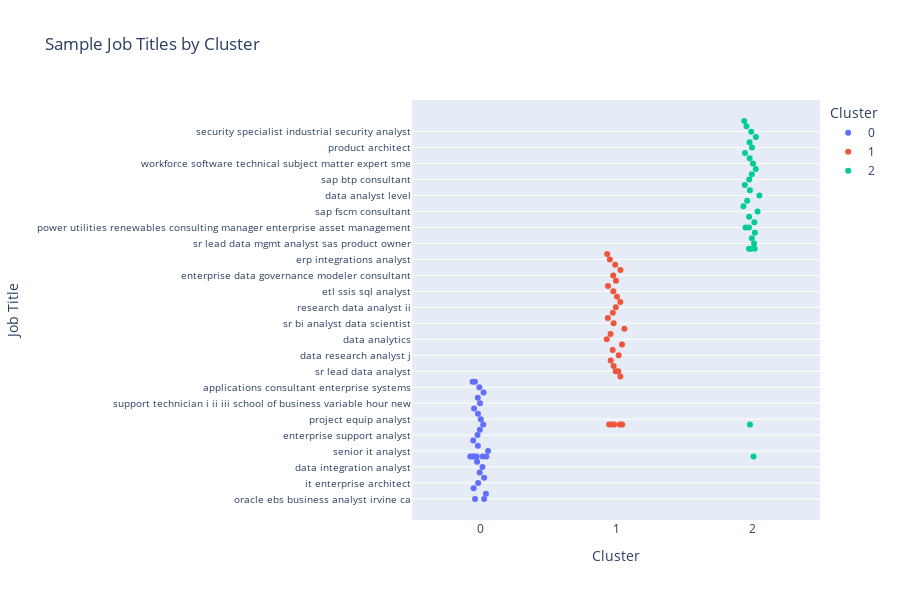

The notebook cell saved with this chart:
### Code cell
import plotly.express as px
import pandas as pd

# Sample 10 titles per cluster
title_samples = df.groupby('cluster')['TITLE_CLEAN'].apply(lambda x: x.dropna().head(30)).reset_index()

# Plotly strip plot (aka dot plot)
fig = px.strip(
    title_samples,
    x='cluster',
    y='TITLE_CLEAN',
    stripmode='overlay',
    orientation='v',
    title="Sample Job Titles by Cluster",
    labels={"TITLE_CLEAN": "Job Title", "cluster": "Cluster"},
    color='cluster'
)

fig.update_traces(jitter=0.3, marker=dict(size=8, opacity=0.7), selector=dict(type='scatter'))
fig.update_layout(height=600, width=900, yaxis_tickfont_size=10)
fig.show()

### Figure 1 — Plotly figure (JSON) as saved in the notebook; plotly's stock layout.template omitted (floating-point values rounded to 4 significant figures)
{"data": [{"alignmentgroup": "True", "boxpoints": "all", "fillcolor": "rgba(255,255,255,0)", "hoveron": "points", "hovertemplate": "Cluster=%{x}<br>Job Title=%{y}<extra></extra>", "legendgroup": "0", "line": {"color": "rgba(255,255,255,0)"}, "marker": {"color": "#636efa"}, "name": "0", "offsetgroup": "0", "orientation": "v", "pointpos": 0, "showlegend": true, "type": "box", "x": [0, 0, 0, 0, 0, 0, 0, 0, 0, 0, 0, 0, 0, 0, 0, 0, 0, 0, 0, 0, 0, 0, 0, 0, 0, 0, 0, 0, 0, 0], "x0": " ", "xaxis": "x", "y": ["oracle ebs business analyst irvine ca", "oracle ebs business analyst irvine ca", "dod dhs data analyst mid level", "itd planning pm pmp", "it enterprise architect", "success factors tech lead", "data analyst iii", "data integration analyst", "mdm engineer", "enterprise architect", "senior it analyst", "principal solution architect iam", "solution architect sitecore contract to hire", "enterprise support analyst", "junior data analyst", "data analyst", "project equip analyst", "business analysis", "analista de negocios", "support technician i ii iii school of business variable hour new", "data migration assistant analyst", "solution architect", "enterprise architect", "enterprise architect", "enterprise architect", "applications consultant enterprise systems", "enterprise architect", "enterprise architect", "enterprise application architect", "enterprise application architect"], "y0": " ", "yaxis": "y"}, {"alignmentgroup": "True", "boxpoints": "all", "fillcolor": "rgba(255,255,255,0)", "hoveron": "points", "hovertemplate": "Cluster=%{x}<br>Job Title=%{y}<extra></extra>", "legendgroup": "1", "line": {"color": "rgba(255,255,255,0)"}, "marker": {"color": "#EF553B"}, "name": "1", "offsetgroup": "1", "orientation": "v", "pointpos": 0, "showlegend": true, "type": "box", "x": [1, 1, 1, 1, 1, 1, 1, 1, 1, 1, 1, 1, 1, 1, 1, 1, 1, 1, 1, 1, 1, 1, 1, 1, 1, 1, 1, 1, 1, 1], "x0": " ", "xaxis": "x", "y": ["enterprise analyst ii iii", "data analyst", "sr lead data analyst", "talent data analyst", "data analyst", "sr marketing analyst", "data analyst", "data research analyst j", "principal growth data analyst", "sr lead data analyst", "senior enterprise architect remote virtual", "data analytics", "client quantitative analyst i", "senior analyst data analytics and reporting", "sr bi analyst data scientist", "data analyst developer operations", "data analyst", "enterprise data and analytics lead", "research data analyst ii", "odi data analyst only w", "business intelligence analyst", "etl ssis sql analyst", "jc telework option hybrid senior data advisor", "etl data modeler at rutherford nj", "data analyst", "enterprise data governance modeler consultant", "senior data analyst product analytics", "sas data analyst", "erp integrations analyst", "data remediation analyst"], "y0": " ", "yaxis": "y"}, {"alignmentgroup": "True", "boxpoints": "all", "fillcolor": "rgba(255,255,255,0)", "hoveron": "points", "hovertemplate": "Cluster=%{x}<br>Job Title=%{y}<extra></extra>", "legendgroup": "2", "line": {"color": "rgba(255,255,255,0)"}, "marker": {"color": "#00cc96"}, "name": "2", "offsetgroup": "2", "orientation": "v", "pointpos": 0, "showlegend": true, "type": "box", "x": [2, 2, 2, 2, 2, 2, 2, 2, 2, 2, 2, 2, 2, 2, 2, 2, 2, 2, 2, 2, 2, 2, 2, 2, 2, 2, 2, 2, 2, 2], "x0": " ", "xaxis": "x", "y": ["oracle consultant reports", "sr lead data mgmt analyst sas product owner", "comisiones de por semana comiensa rapido", "sap sd otc consultant us", "data analyst", "power utilities renewables consulting manager enterprise asset management", "sr enterprise data architecture", "senior consultant continuous improvement data analytics", "sap fscm consultant", "oracle consultant reports", "principal architect", "enterprise architect", "process engineer", "data analyst level", "security enterprise architect", "bead show helper", "power utilities renewables consulting manager enterprise asset management", "oracle consultant reports", "sap btp consultant", "oracle hcm cloud implementation specialist core hr module", "epm associate consultant", "workforce software technical subject matter expert sme", "support center analyst", "sap fico copa consultant", "product architect", "lead sap ewm functional consultant", "choose your career path in data analytics", "security specialist industrial security analyst", "idm security consultant ms", "oracle cloud payroll consultant"], "y0": " ", "yaxis": "y"}], "layout": {"boxmode": "overlay", "height": 600, "legend": {"title": {"text": "Cluster"}, "tracegroupgap": 0}, "title": {"text": "Sample Job Titles by Cluster"}, "width": 900, "xaxis": {"anchor": "y", "categoryarray": [0, 1, 2], "categoryorder": "array", "domain": [0, 1], "title": {"text": "Cluster"}}, "yaxis": {"anchor": "x", "domain": [0, 1], "tickfont": {"size": 10}, "title": {"text": "Job Title"}}}}
